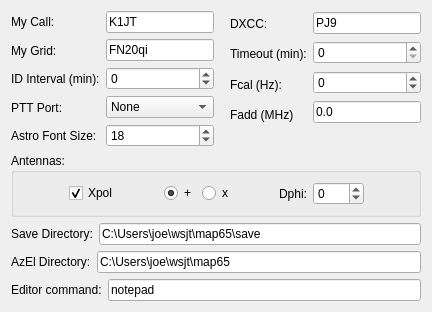
     <widget class="QWidget" name="tab">
      <attribute name="title">
       <string>Station</string>
      </attribute>
      <layout class="QGridLayout" name="gridLayout_7">
       <item row="0" column="0">
        <layout class="QVBoxLayout" name="verticalLayout_6">
         <item>
          <layout class="QHBoxLayout" name="horizontalLayout_2">
           <item>
            <layout class="QVBoxLayout" name="verticalLayout">
             <item>
              <widget class="QLabel" name="label">
               <property name="minimumSize">
                <size>
                 <width>0</width>
                 <height>20</height>
                </size>
               </property>
               <property name="text">
                <string>My Call:</string>
               </property>
              </widget>
             </item>
             <item>
              <widget class="QLabel" name="label_2">
               <property name="minimumSize">
                <size>
                 <width>0</width>
                 <height>20</height>
                </size>
               </property>
               <property name="text">
                <string>My Grid:</string>
               </property>
              </widget>
             </item>
             <item>
              <widget class="QLabel" name="label_3">
               <property name="minimumSize">
                <size>
                 <width>0</width>
                 <height>20</height>
                </size>
               </property>
               <property name="text">
                <string>ID Interval (min):</string>
               </property>
              </widget>
             </item>
             <item>
              <widget class="QLabel" name="label_4">
               <property name="minimumSize">
                <size>
                 <width>0</width>
                 <height>20</height>
                </size>
               </property>
               <property name="text">
                <string>PTT Port:</string>
               </property>
              </widget>
             </item>
             <item>
              <widget class="QLabel" name="label_7">
               <property name="text">
                <string>Astro Font Size:</string>
               </property>
              </widget>
             </item>
            </layout>
           </item>
           <item>
            <layout class="QVBoxLayout" name="verticalLayout_3">
             <item>
              <widget class="QLineEdit" name="myCallEntry">
               <property name="maximumSize">
                <size>
                 <width>16777215</width>
                 <height>16777215</height>
                </size>
               </property>
               <property name="text">
                <string>K1JT</string>
               </property>
              </widget>
             </item>
             <item>
              <widget class="QLineEdit" name="myGridEntry">
               <property name="maximumSize">
                <size>
                 <width>16777215</width>
                 <height>16777215</height>
                </size>
               </property>
               <property name="text">
                <string>FN20qi</string>
               </property>
              </widget>
             </item>
             <item>
              <widget class="QSpinBox" name="idIntSpinBox">
               <property name="minimum">
                <number>-20</number>
               </property>
               <property name="maximum">
                <number>10</number>
               </property>
              </widget>
             </item>
             <item>
              <widget class="QComboBox" name="pttComboBox">
               <property name="sizePolicy">
                <sizepolicy hsizetype="Expanding" vsizetype="Fixed">
                 <horstretch>0</horstretch>
                 <verstretch>0</verstretch>
                </sizepolicy>
               </property>
               <property name="maximumSize">
                <size>
                 <width>16777215</width>
                 <height>16777215</height>
                </size>
               </property>
               <property name="editable">
                <bool>false</bool>
               </property>
               <item>
                <property name="text">
                 <string>None</string>
                </property>
               </item>
              </widget>
             </item>
             <item>
              <widget class="QSpinBox" name="astroFont">
               <property name="minimum">
                <number>12</number>
               </property>
               <property name="maximum">
                <number>32</number>
               </property>
               <property name="value">
                <number>18</number>
               </property>
              </widget>
             </item>
            </layout>
           </item>
           <item>
            <spacer name="horizontalSpacer_2">
             <property name="orientation">
              <enum>Qt::Orientation::Horizontal</enum>
             </property>
             <property name="sizeType">
              <enum>QSizePolicy::Policy::Fixed</enum>
             </property>
             <property name="sizeHint" stdset="0">
              <size>
               <width>10</width>
               <height>20</height>
              </size>
             </property>
            </spacer>
           </item>
           <item>
            <layout class="QVBoxLayout" name="verticalLayout_4">
             <item>
              <widget class="QLabel" name="label_5">
               <property name="minimumSize">
                <size>
                 <width>0</width>
                 <height>20</height>
                </size>
               </property>
               <property name="text">
                <string>DXCC:</string>
               </property>
              </widget>
             </item>
             <item>
              <widget class="QLabel" name="label_8">
               <property name="minimumSize">
                <size>
                 <width>0</width>
                 <height>20</height>
                </size>
               </property>
               <property name="text">
                <string>Timeout (min):</string>
               </property>
              </widget>
             </item>
             <item>
              <widget class="QLabel" name="label_9">
               <property name="minimumSize">
                <size>
                 <width>0</width>
                 <height>20</height>
                </size>
               </property>
               <property name="text">
                <string>Fcal (Hz):</string>
               </property>
              </widget>
             </item>
             <item>
              <widget class="QLabel" name="label_11">
               <property name="minimumSize">
                <size>
                 <width>0</width>
                 <height>20</height>
                </size>
               </property>
               <property name="text">
                <string>Fadd (MHz)</string>
               </property>
              </widget>
             </item>
             <item>
              <spacer name="verticalSpacer">
               <property name="orientation">
                <enum>Qt::Orientation::Vertical</enum>
               </property>
               <property name="sizeType">
                <enum>QSizePolicy::Policy::Fixed</enum>
               </property>
               <property name="sizeHint" stdset="0">
                <size>
                 <width>20</width>
                 <height>20</height>
                </size>
               </property>
              </spacer>
             </item>
            </layout>
           </item>
           <item>
            <layout class="QVBoxLayout" name="verticalLayout_5">
             <item>
              <widget class="QLineEdit" name="dxccEntry">
               <property name="maximumSize">
                <size>
                 <width>16777215</width>
                 <height>16777215</height>
                </size>
               </property>
               <property name="text">
                <string>PJ9</string>
               </property>
              </widget>
             </item>
             <item>
              <widget class="QSpinBox" name="timeoutSpinBox">
               <property name="maximum">
                <number>40</number>
               </property>
              </widget>
             </item>
             <item>
              <widget class="QSpinBox" name="fCalSpinBox">
               <property name="minimum">
                <number>-20000</number>
               </property>
               <property name="maximum">
                <number>20000</number>
               </property>
              </widget>
             </item>
             <item>
              <widget class="QLineEdit" name="faddEntry">
               <property name="text">
                <string>0.0</string>
               </property>
              </widget>
             </item>
             <item>
              <spacer name="verticalSpacer_3">
               <property name="orientation">
                <enum>Qt::Orientation::Vertical</enum>
               </property>
               <property name="sizeType">
                <enum>QSizePolicy::Policy::Fixed</enum>
               </property>
               <property name="sizeHint" stdset="0">
                <size>
                 <width>20</width>
                 <height>20</height>
                </size>
               </property>
              </spacer>
             </item>
            </layout>
           </item>
          </layout>
         </item>
         <item>
          <widget class="QGroupBox" name="antennaGroupBox">
           <property name="sizePolicy">
            <sizepolicy hsizetype="Preferred" vsizetype="Maximum">
             <horstretch>0</horstretch>
             <verstretch>0</verstretch>
            </sizepolicy>
           </property>
           <property name="minimumSize">
            <size>
             <width>0</width>
             <height>55</height>
            </size>
           </property>
           <property name="title">
            <string>Antennas:</string>
           </property>
           <layout class="QGridLayout" name="gridLayout_8">
            <item row="0" column="0">
             <layout class="QHBoxLayout" name="horizontalLayout_5">
              <item>
               <spacer name="horizontalSpacer_10">
                <property name="orientation">
                 <enum>Qt::Orientation::Horizontal</enum>
                </property>
                <property name="sizeHint" stdset="0">
                 <size>
                  <width>40</width>
                  <height>20</height>
                 </size>
                </property>
               </spacer>
              </item>
              <item>
               <widget class="QCheckBox" name="cbXpol">
                <property name="text">
                 <string>Xpol</string>
                </property>
                <property name="checked">
                 <bool>true</bool>
                </property>
               </widget>
              </item>
              <item>
               <spacer name="horizontalSpacer_9">
                <property name="orientation">
                 <enum>Qt::Orientation::Horizontal</enum>
                </property>
                <property name="sizeType">
                 <enum>QSizePolicy::Policy::Fixed</enum>
                </property>
                <property name="sizeHint" stdset="0">
                 <size>
                  <width>40</width>
                  <height>20</height>
                 </size>
                </property>
               </spacer>
              </item>
              <item>
               <widget class="QRadioButton" name="rbAntenna">
                <property name="text">
                 <string>+</string>
                </property>
                <property name="checked">
                 <bool>true</bool>
                </property>
               </widget>
              </item>
              <item>
               <widget class="QRadioButton" name="rbAntennaX">
                <property name="text">
                 <string>x</string>
                </property>
               </widget>
              </item>
              <item>
               <spacer name="horizontalSpacer_3">
                <property name="orientation">
                 <enum>Qt::Orientation::Horizontal</enum>
                </property>
                <property name="sizeType">
                 <enum>QSizePolicy::Policy::Fixed</enum>
                </property>
                <property name="sizeHint" stdset="0">
                 <size>
                  <width>40</width>
                  <height>20</height>
                 </size>
                </property>
               </spacer>
              </item>
              <item>
               <widget class="QLabel" name="labelDphi">
                <property name="minimumSize">
                 <size>
                  <width>0</width>
                  <height>20</height>
                 </size>
                </property>
                <property name="text">
                 <string>Dphi:</string>
                </property>
               </widget>
              </item>
              <item>
               <widget class="QSpinBox" name="dPhiSpinBox">
                <property name="minimumSize">
                 <size>
                  <width>0</width>
                  <height>20</height>
                 </size>
                </property>
                <property name="minimum">
                 <number>-180</number>
                </property>
                <property name="maximum">
                 <number>180</number>
                </property>
                <property name="singleStep">
                 <number>10</number>
                </property>
               </widget>
              </item>
              <item>
               <spacer name="horizontalSpacer_4">
                <property name="orientation">
                 <enum>Qt::Orientation::Horizontal</enum>
                </property>
                <property name="sizeHint" stdset="0">
                 <size>
                  <width>40</width>
                  <height>20</height>
                 </size>
                </property>
               </spacer>
              </item>
             </layout>
            </item>
           </layout>
          </widget>
         </item>
         <item>
          <layout class="QHBoxLayout" name="horizontalLayout_3">
           <item>
            <widget class="QLabel" name="label_10">
             <property name="minimumSize">
              <size>
               <width>80</width>
               <height>20</height>
              </size>
             </property>
             <property name="text">
              <string>Save Directory:</string>
             </property>
            </widget>
           </item>
           <item>
            <widget class="QLineEdit" name="saveDirEntry">
             <property name="text">
              <string>C:\Users\joe\wsjt\map65\save</string>
             </property>
            </widget>
           </item>
          </layout>
         </item>
         <item>
          <layout class="QHBoxLayout" name="horizontalLayout_4">
           <item>
            <widget class="QLabel" name="label_6">
             <property name="minimumSize">
              <size>
               <width>80</width>
               <height>20</height>
              </size>
             </property>
             <property name="text">
              <string>AzEl Directory:</string>
             </property>
            </widget>
           </item>
           <item>
            <widget class="QLineEdit" name="azelDirEntry">
             <property name="text">
              <string>C:\Users\joe\wsjt\map65</string>
             </property>
            </widget>
           </item>
          </layout>
         </item>
         <item>
          <layout class="QHBoxLayout" name="horizontalLayout_18">
           <item>
            <widget class="QLabel" name="label_23">
             <property name="minimumSize">
              <size>
               <width>80</width>
               <height>20</height>
              </size>
             </property>
             <property name="text">
              <string>Editor command:</string>
             </property>
            </widget>
           </item>
           <item>
            <widget class="QLineEdit" name="editorEntry">
             <property name="maximumSize">
              <size>
               <width>16777215</width>
               <height>16777215</height>
              </size>
             </property>
             <property name="text">
              <string>notepad</string>
             </property>
            </widget>
           </item>
          </layout>
         </item>
        </layout>
       </item>
      </layout>
     </widget>
